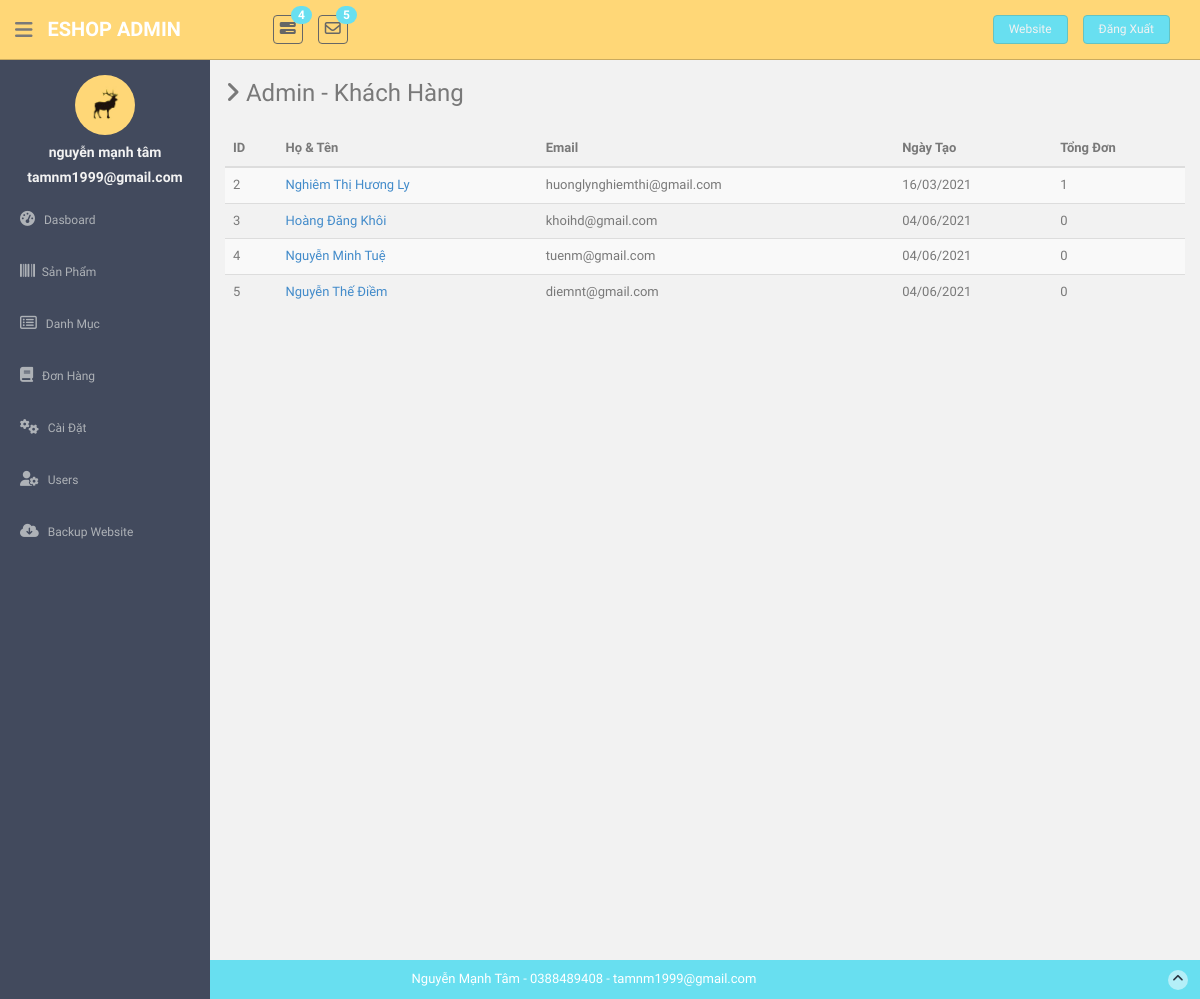
Screenshot of /public/admin/users/customers (signed in) with the database file from the repository.
### tables this page shows
CREATE TABLE `tbl_user` (
  `user_id` bigint(20) NOT NULL,
  `user_url_address` varchar(100) NOT NULL,
  `user_full_name` varchar(100) NOT NULL,
  `user_email` varchar(100) NOT NULL,
  `user_password` varchar(100) NOT NULL,
  `user_rank` varchar(20) NOT NULL,
  `user_date_join` datetime NOT NULL
);

### app/controllers/admin.php (called while the page is built, shortened)
<?php
class Admin extends Controller
{
    function users($type = "customers"){
        $User = $this->load_model('User');
        $Order = $this->load_model('Order');
        $user_data = $User->check_login(true, ["Admin"]);
        if (is_object($user_data)) {
            $data['user_data'] = $user_data;
        }
       if($type == "customers"){
            $users = $User->get_customers();
            $data['page_title'] = "Admin - Khách Hàng";
        }
       if(is_array($users)){
           foreach ($users as $key => $row){
               $orders_number =  $Order->get_order_count_one_user($row->user_url_address);
               $users[$key]->order_count = $orders_number;
           }
       }
        $data['users'] =   $users ;
        $this->view("admin/users", $data);
    }
}

### app/core/app.php (called while the page is built, shortened)
<?php
class App
{
    protected $method = "index";
    private function parseURL()
    {
        $url = isset($_GET['url']) ? $_GET['url'] : "home";
        return explode("/", filter_var(trim($url, "/"), FILTER_SANITIZE_URL));
    }
    public function  __construct()
    {
        $url = $this->parseURL();
        if (file_exists("../app/controllers/" . strtolower($url[0]) . ".php")) {
            unset($url[0]);
        }
        $this->controller = new $this->controller;
        if (isset($url[1])) {
            $url[1] = strtolower($url[1]);
            if (method_exists($this->controller, $url[1])) {
                $this->method = $url[1];
                unset($url[1]);
            }
        }
        $this->params = (count($url) > 0) ? $url : ["home"];
        call_user_func_array([$this->controller, $this->method], $this->params);
    }
}

### public/index.php (called while the page is built, shortened)
<?php
$app = new App();
?>

### app/core/database.php (called while the page is built, shortened)
<?php
class Database
{
    public static $conn;
    public function __construct()
    {
        try {
            $string = DB_TYPE . ":host=" . DB_HOST . ";dbname=" . DB_NAME;
            self::$conn = new PDO($string, DB_USER, DB_PASSWORD);
        } catch (PDOException $e) {
            die($e->getMessage());
        }
    }
    public static function newInstance()
    {
        return $instance = new self();
    }
   public function read_db($query, $data = array())
   {
       $statement = self::$conn->prepare($query);
       $result = $statement->execute($data);
       if ($result) {
           $data = $statement->fetchAll(PDO::FETCH_OBJ);
           if (is_array($data) && count($data) > 0) {
               return $data;
           }
       }
       return false;
   }
}

### app/models/user.class.php (called while the page is built, shortened)
<?php
class User
{
    public function check_login ($redirect = false, $allowed = array() )
    {
        $db = Database::getInstance();
        if (count($allowed) > 0) {
            $arr['user_url_address'] = $_SESSION['user_url_address'];
            $query = "SELECT * FROM tbl_user WHERE user_url_address = :user_url_address limit 1";
            $result = $db->read_db($query, $arr);
            if (is_array($result)) {
                $result = $result[0];
                if (in_array($result->user_rank, $allowed)) {
                    return $result;
                }
            }
            die();
        }
        return false;
    }
    public function get_customers(){
        $db = Database::newInstance();
        $arr = false;
        $arr['user_rank'] = "Khách Hàng";
        $query = "SELECT * FROM tbl_user WHERE user_rank = :user_rank";
        $result = $db->read_db($query, $arr);
        if(is_array($result)) {
            return $result;
        }
        return false;
    }
}

### app/models/order.class.php (called while the page is built, shortened)
<?php
class Order extends Controller
{
    public function get_order_count_one_user($user_url_address){
        $DB = Database::newInstance();
        $data['user_url_address'] = $user_url_address;
        $query = "SELECT id FROM tbl_orders WHERE user_url_address = :user_url_address  ";
        $result = $DB->read_db($query, $data);
        $orders = is_array($result) ? count($result) : 0;
        return $orders;
    }
}
?>

### app/views/eshop/admin/users.php (the view, shortened to what this page needs)
<?php $this->view("admin/sidebar", $data) ?>
<table class="table table-striped table-advance table-hover">
    <thead>
    <tr>
        <th>ID</th>
        <th>Họ & Tên</th>
        <th>Email</th>
        <th>Ngày Tạo</th>
        <th>Tổng Đơn</th>
    </tr>
    </thead>
    <tbody>
    <?php foreach ($users as $row): ?>
        <tr style="position: relative; cursor: pointer;">
            <td> <?= $row->user_id ?></td>
            <td>
                <a href="<?= ROOT ?>profile/<?=$row->user_url_address?>">
                    <?= $row->user_full_name ?>
                </a>
            </td>
            <td><?= $row->user_email ?></td>
            <td> <?= date("d/m/Y", strtotime($row->user_date_join)) ?></td>
            <td><?= $row->order_count?></td>
        </tr>
    <?php endforeach; ?>
    </tbody>
</table>

### app/views/eshop/admin/sidebar.php (shortened to what this page needs)
<aside>
    <div id="sidebar" class="nav-collapse ">
        <ul class="sidebar-menu" id="nav-accordion">
            <p class="centered">
                <a href="<?=ROOT?>profile/<?= $data['user_data']->user_url_address ?>"><img src="<?= ASSETS . THEME ?>admin/img/ui-sam.jpg" class="img-circle"
                                            width="60"></a>
            </p>
            <h5 class="centered"><?= $data['user_data']->user_full_name ?></h5>
            <h5 class="centered"><?= $data['user_data']->user_email ?></h5>
            <li class="sub-menu">
                <a href="javascript:;">
                    <i class="fa fa-dashboard"></i>
                    <span>Dasboard</span>
                </a>
            </li>
            <li class="sub-menu">
                <a href="<?= ROOT ?>admin/products">
                    <i class="fa fa-barcode fa-fw"></i>
                    <span>Sản Phẩm</span>
                </a>
            </li>
            <li class="sub-menu">
                <a href="<?= ROOT ?>admin/categories">
                    <i class="fa fa-list-alt"></i>
                    <span>Danh Mục</span>
                </a>
            </li>
            <li class="sub-menu">
                <a href="<?= ROOT ?>admin/orders">
                    <i class="fa fa-book"></i>
                    <span>Đơn Hàng</span>
                </a>
            </li>
            <li class="sub-menu">
                <a href="<?= ROOT ?>admin/settings">
                    <i class="fa fa-cogs"></i>
                    <span>Cài Đặt</span>
                </a>
            </li>
            <li class="sub-menu">
                <a href="<?= ROOT ?>admin/users">
                    <i class="fas fa-user-cog"></i>
                    <span>Users</span>
                </a>
            </li>
            <li class="sub-menu">
                <a href="<?= ROOT ?>admin/backup">
                    <i class="fa fa-cloud-download"></i>
                    <span>Backup Website </span>
                </a>
            </li>
        </ul>
    </div>
</aside>
<section id="main-content">
    <section class="wrapper site-min-height">
        <h3><i class="fa fa-angle-right"></i> <?= $data['page_title'] ?></h3>
        <div class="row mt">
            <div class="col-lg-12">

### public/assets/eshop/admin/css/style.css (style rules this page uses)
body { color: #797979; background: #f2f2f2; font-family: 'Ruda', sans-serif; padding: 0px !important; margin: 0px !important; font-size:13px; }
ul li { list-style: none; }
a, a:hover, a:focus { text-decoration: none; outline: none; }
.centered { text-align: center; }
.mt { margin-top: 25px; }
#sidebar { width: 210px; height: 100%; position: fixed; background: #424a5d; }
#sidebar h5 { color: #f2f2f2; font-weight: 700; }
#sidebar ul li { position: relative; }
ul.sidebar-menu , ul.sidebar-menu li ul.sub { margin: -2px 0 0; padding: 0; }
ul.sidebar-menu { margin-top: 75px; }
ul.sidebar-menu li { margin-bottom: 5px; margin-left:10px; margin-right:10px; }
ul.sidebar-menu li.sub-menu { line-height: 15px; }
ul.sidebar-menu li a span { display: inline-block; }
ul.sidebar-menu li a { color: #aeb2b7; text-decoration: none; display: block; padding: 15px 0 15px 10px; font-size: 12px; outline: none; -webkit-transition: all 0.3s ease; -moz-transition: all 0.3s ease; -o-transition: all 0.3s ease; -ms-transition: all 0.3s ease; transition: all 0.3s ease; }
ul.sidebar-menu li a i { font-size: 15px; padding-right: 6px; }
#main-content { margin-left: 210px; }
.wrapper { display: inline-block; margin-top: 60px; padding-left: 15px; padding-right: 15px; padding-bottom: 15px; padding-top: 0px; width: 100%; }
.site-min-height { min-height: 900px; }

### rows the page displays
tbl_user: user_full_name "nguyễn mạnh tâm", user_email "tamnm1999@gmail.com"
tbl_user: user_id "2", user_full_name "Nghiêm Thị Hương Ly", user_email "huonglynghiemthi@gmail.com", user_date_join "16/03/2021", order_count "1"
tbl_user: user_id "3", user_full_name "Hoàng Đăng Khôi", user_email "khoihd@gmail.com", user_date_join "04/06/2021", order_count "0"
tbl_user: user_id "4", user_full_name "Nguyễn Minh Tuệ", user_email "tuenm@gmail.com", user_date_join "04/06/2021", order_count "0"
tbl_user: user_id "5", user_full_name "Nguyễn Thế Điềm", user_email "diemnt@gmail.com", user_date_join "04/06/2021", order_count "0"

### other values shown
$data['page_title'] "Admin - Khách Hàng"
